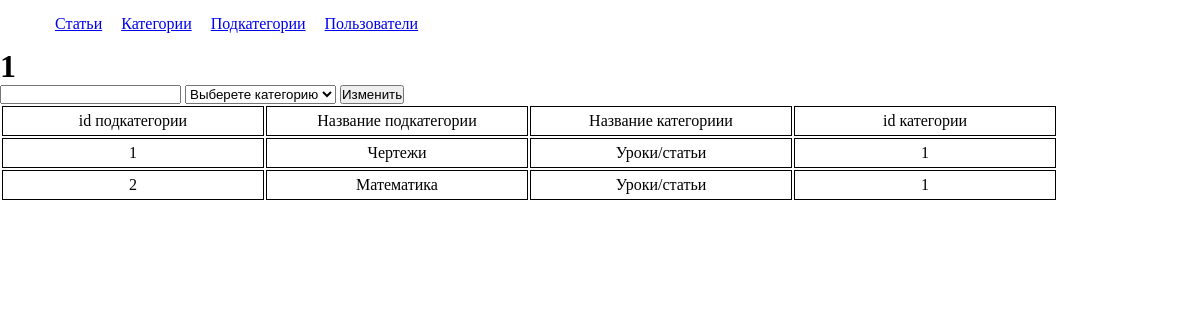
Screenshot of /admin/redPodCat.php with the database file from the repository.
### tables this page shows
CREATE TABLE `podCat` (
  `id` int(11) NOT NULL,
  `title_pod_cat` varchar(256) NOT NULL,
  `id_Cat` int(11) NOT NULL
);

CREATE TABLE `Cat` (
  `id` int(11) NOT NULL,
  `title` varchar(256) NOT NULL
);

### admin/redPodCat.php (the view, shortened to what this page needs)
<?php
  require "configAdmin.php";
  require "include/head.php";
  $data_id_pod_Cat = (int) $_GET['id_pod_Cat'];
  $pod_cat = $dbA->prepare("SELECT podCat.id, podCat.title_pod_cat, Cat.title, Cat.id as idCat FROM `podCat` INNER JOIN `Cat` ON (Cat.id = podCat.id_Cat)");
  $pod_cat->execute();
  $pod_catF = $pod_cat->fetchAll();
?>
  <div class="formAddPodCat">
    <form action="" method="post">
      <h1><?php echo $pod_catF[0][$data_id_pod_Cat];?></h1>
      <input type="text" name="podCat">
      <select name="selCat">
        <option value="0">Выберете категорию</option>
      </select>
      <button type="submit" name="button">Изменить</button>
    </form>
  </div>
<table>
  <tr>
    <td>id подкатегории</td>
    <td>Название подкатегории</td>
    <td>Название категориии</td>
    <td>id категории</td>
  </tr>
  <?php foreach ($pod_catF as $pod_catFor ) {?>
    <tr>
      <td><?php echo $pod_catFor['id']; ?></td>
      <td><?php echo $pod_catFor['title_pod_cat']; ?></td>
      <td><?php echo $pod_catFor['title']; ?></td>
      <td><?php echo $pod_catFor['idCat']; ?></td>
    </tr>
  <?php } ?>
</table>
<?php
  require "include/foot.php";
?>

### admin/css/style.css (style rules this page uses)
* { margin:0; padding:0; }
td { padding:5px; border:1px solid black; text-align: center; width:250px; }
button { cursor:pointer; }

### rows the page displays
podcat: id "1", title_pod_cat "Чертежи", id_Cat.title "Уроки/статьи", id_Cat "1"
podcat: id "2", title_pod_cat "Математика", id_Cat.title "Уроки/статьи", id_Cat "1"
